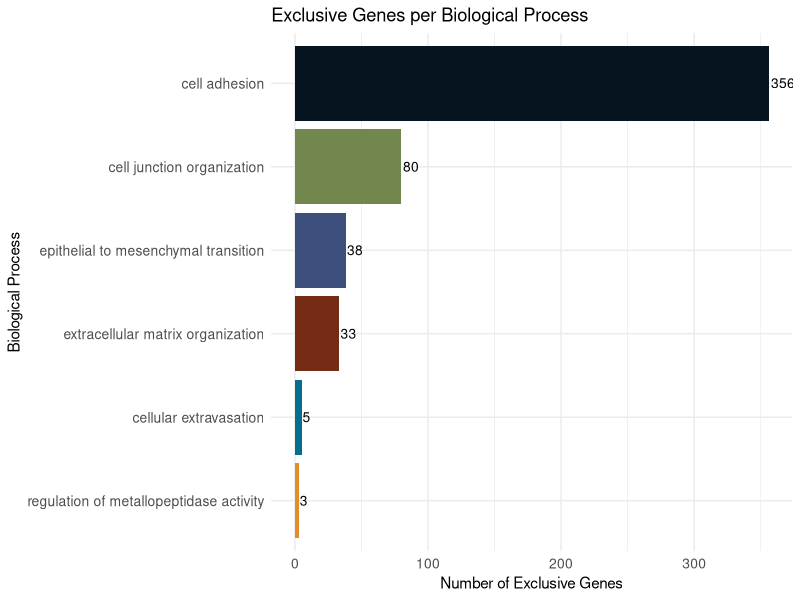
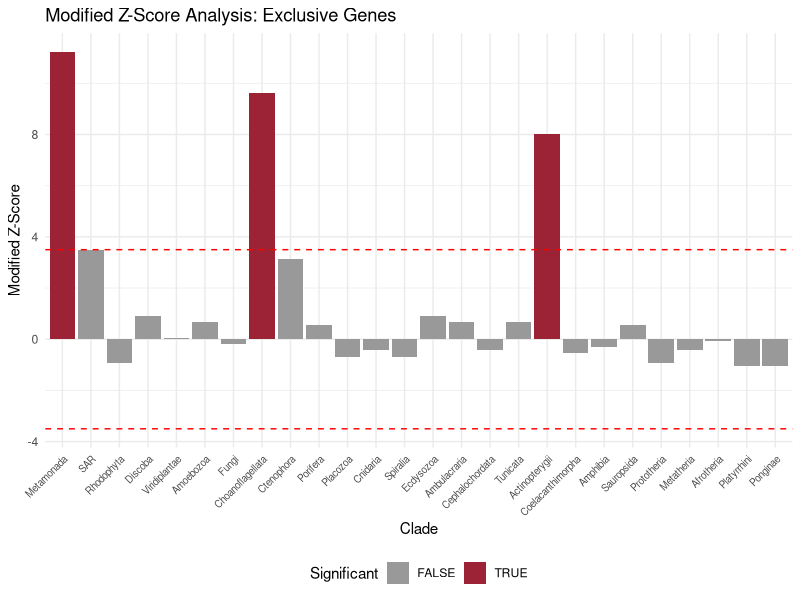
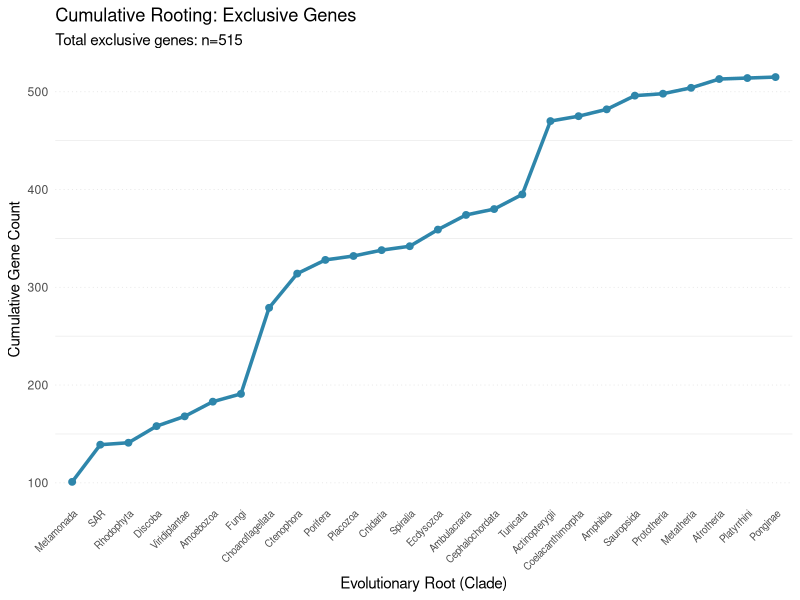
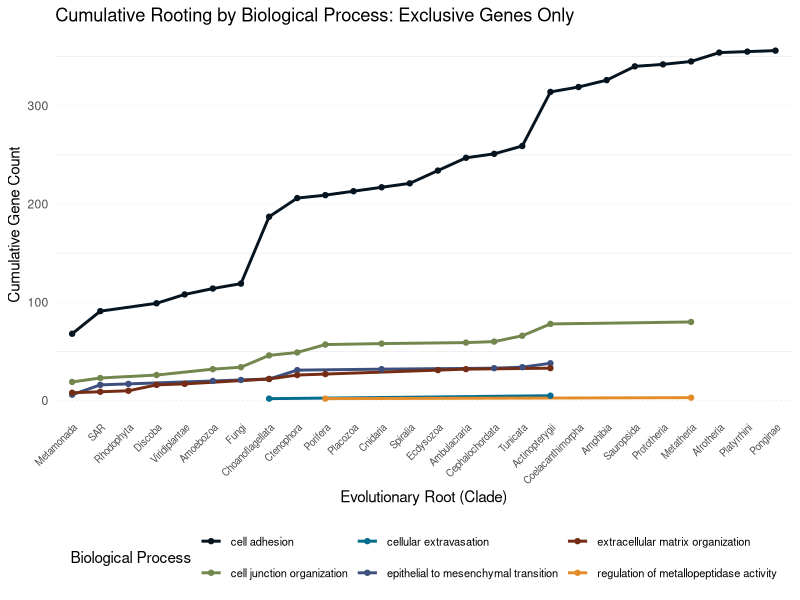
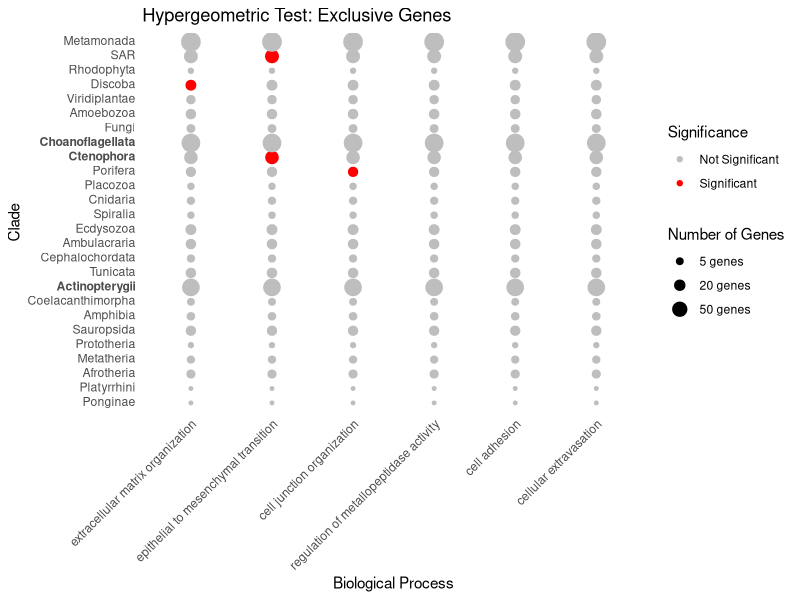
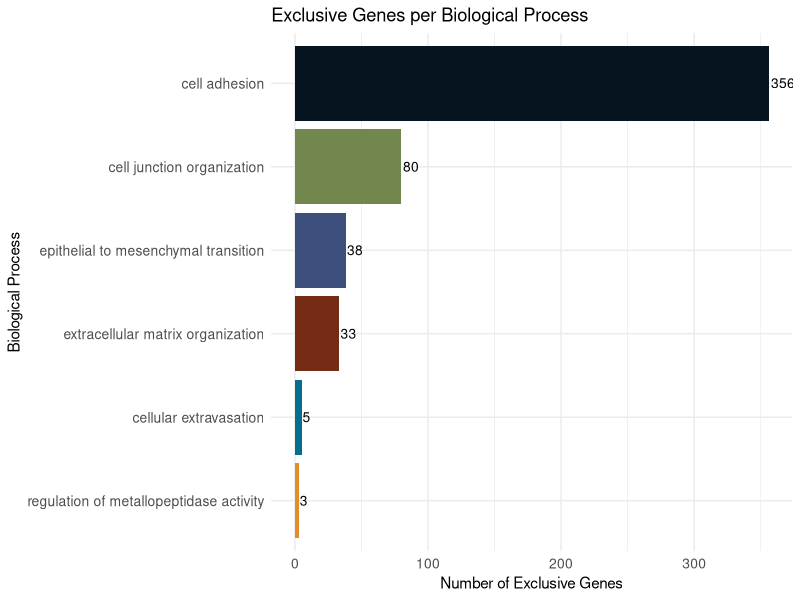
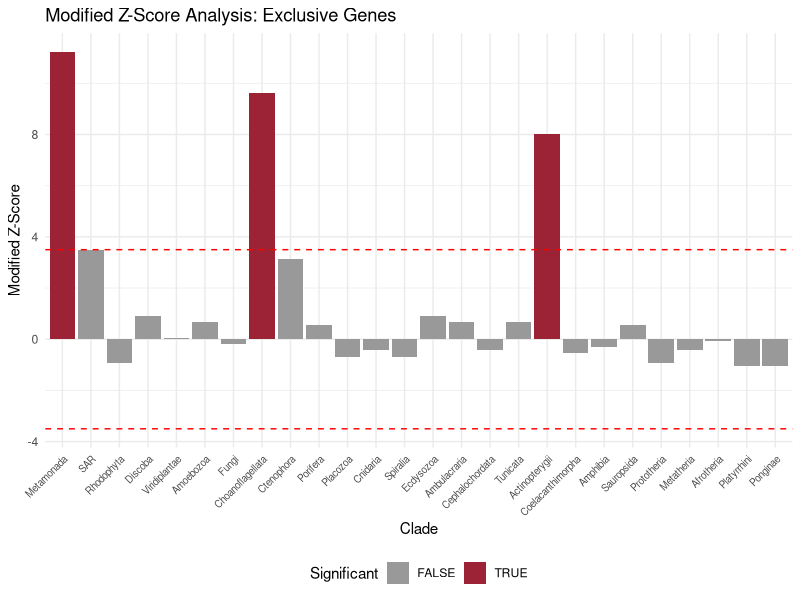
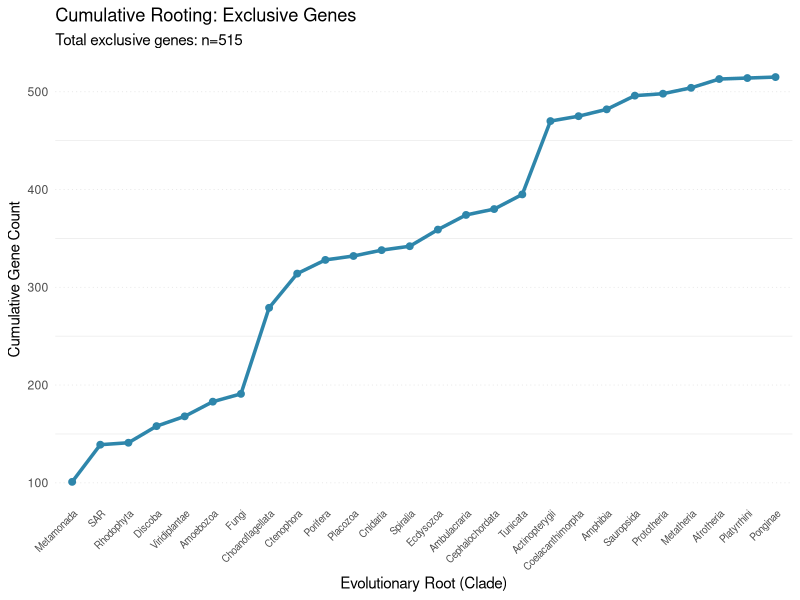

These figures' R source, in order: (Note: this script raises an error after producing the figures.)
## ---- chunk 1
#| warning: false
library(tidyverse)
library(vroom)
library(ggplot2)
library(here)
library(ggtext)
library(UpSetR)
library(scales)
## ---- chunk 2
nodelist <- vroom::vroom(here("results/orthology_data/nodelist.csv"))

# Get clade order from nodelist (ordered by root descending - oldest first)
clade_order <- nodelist %>%
  dplyr::select(clade_name, root) %>%
  unique() %>%
  arrange(desc(root)) %>%
  pull(clade_name)
## ---- chunk 3
# Plotting colors and labels
annotation_colors <- c(
  "cell adhesion"                               = "#06141FFF"
  ,"extracellular matrix organization"          = "#742C14FF"
  ,"epithelial to mesenchymal transition"       = "#3D4F7DFF"
  ,"regulation of metallopeptidase activity"    = "#E48C2AFF"
  ,"cell junction organization"                 = "#72874EFF"
  ,"cellular extravasation"                     = "#046E8FFF"
  ,"metastasis suppressor"                      = "#9B2335FF"
)

# First metazoan reference line
first_metazoan <- 29
## ---- chunk 4
# Define the 6 biological processes
biological_processes <- c("cell adhesion", 
                          "extracellular matrix organization", 
                          "epithelial to mesenchymal transition", 
                          "regulation of metallopeptidase activity", 
                          "cell junction organization", 
                          "cellular extravasation")

# Calculate the number of biological processes each gene belongs to
nodelist_bp_count <- nodelist %>%
  mutate(bp_count = rowSums(dplyr::select(., all_of(biological_processes)), na.rm = TRUE))

# Filter for exclusive genes (belong to exactly 1 biological process)
nodelist_exclusive <- nodelist_bp_count %>%
  filter(bp_count == 1)

# Summary of exclusive genes
cat("Total genes:", nrow(nodelist), "\n")
cat("Exclusive genes (belong to 1 BP only):", nrow(nodelist_exclusive), "\n")
cat("Shared genes (belong to 2+ BPs):", nrow(nodelist) - nrow(nodelist_exclusive), "\n")
## ---- chunk 5
# Count exclusive genes per process
exclusive_summary <- nodelist_exclusive %>%
  pivot_longer(
    cols = all_of(biological_processes),
    names_to = "process",
    values_to = "presence"
  ) %>%
  filter(presence == 1) %>%
  group_by(process) %>%
  summarise(n_exclusive = n_distinct(queryItem), .groups = "drop") %>%
  arrange(desc(n_exclusive))

exclusive_summary

# Bar plot of exclusive genes per process
ggplot(exclusive_summary, aes(x = reorder(process, n_exclusive), y = n_exclusive, fill = process)) +
  geom_bar(stat = "identity") +
  geom_text(aes(label = n_exclusive), hjust = -0.1, size = 3.5) +
  coord_flip() +
  scale_fill_manual(values = annotation_colors) +
  labs(x = "Biological Process",
       y = "Number of Exclusive Genes",
       title = "Exclusive Genes per Biological Process") +
  theme_minimal() +
  theme(legend.position = "none",
        axis.text = element_text(size = 10))

ggsave(file = here("results/plots/exclusive_genes_per_process.svg"), width = 10, height = 6)
## ---- chunk 6
# Calculate modified Z-score for exclusive genes
calc_modified_zscore_exclusive <- function(nodelist_excl) {
  
  # Get clade order (use the one defined at top level)
  clade_order_df <- nodelist_excl %>%
    dplyr::select(clade_name, root) %>%
    unique() %>%
    arrange(desc(root))
  
  # Count genes per clade for exclusive genes
  genes_per_clade <- nodelist_excl %>%
    dplyr::select(root, clade_name, queryItem) %>%
    unique() %>%
    group_by(root, clade_name) %>%
    summarise(n = n(), .groups = "drop") %>%
    right_join(clade_order_df %>% dplyr::select(clade_name), by = "clade_name") %>%
    replace_na(list(n = 0))
  
  # Calculate modified Z-score
  median_val <- median(genes_per_clade$n, na.rm = TRUE)
  mad_val <- mad(genes_per_clade$n, constant = 1, na.rm = TRUE)
  
  genes_per_clade <- genes_per_clade %>%
    mutate(
      modified_zscore = (n - median_val) / (1.4826 * mad_val),
      significant = abs(modified_zscore) > 3.5
    )
  
  return(genes_per_clade)
}

zscore_exclusive <- calc_modified_zscore_exclusive(nodelist_exclusive)

# Display significant clades
zscore_exclusive %>%
  filter(significant) %>%
  arrange(desc(abs(modified_zscore)))
## ---- chunk 7
# Order clades by root (use nodelist for root info since we already have it from the z-score calc)
zscore_exclusive$clade_name <- factor(zscore_exclusive$clade_name, levels = clade_order)



ggplot(zscore_exclusive, aes(x = clade_name, y = modified_zscore)) +
  geom_bar(stat = "identity", aes(fill = significant)) +
  geom_hline(yintercept = c(-3.5, 3.5), linetype = "dashed", color = "red") +
  scale_fill_manual(values = c("FALSE" = "gray60", "TRUE" = "#9B2335")) +
  labs(x = "Clade",
       y = "Modified Z-Score",
       title = "Modified Z-Score Analysis: Exclusive Genes",
       fill = "Significant") +
  theme_minimal() +
  theme(
    axis.text.x = element_text(angle = 45, hjust = 1, size = 7),
    legend.position = "bottom"
  )

ggsave(file = here("results/plots/zscore_exclusive_genes.svg"), width = 14, height = 6)
## ---- chunk 8
# clade_order is already defined at file load

# Calculate cumulative for all exclusive genes
cumulative_exclusive <- nodelist_exclusive %>%
  dplyr::select(root, clade_name, queryItem) %>%
  unique() %>%
  arrange(desc(root)) %>%
  group_by(root, clade_name) %>%
  summarise(n = n(), .groups = "drop") %>%
  arrange(desc(root)) %>%
  mutate(cumulative = cumsum(n))

cumulative_exclusive$clade_name <- factor(cumulative_exclusive$clade_name, levels = clade_order)

# Plot cumulative rooting
ggplot(cumulative_exclusive, aes(x = clade_name, y = cumulative)) +
  geom_line(group = 1, color = "#2E86AB", linewidth = 1.2) +
  geom_point(color = "#2E86AB", size = 2) +
  labs(x = "Evolutionary Root (Clade)",
       y = "Cumulative Gene Count",
       title = "Cumulative Rooting: Exclusive Genes",
       subtitle = paste0("Total exclusive genes: n=", nrow(nodelist_exclusive %>% dplyr::select(queryItem) %>% unique()))) +
  theme_minimal() +
  theme(
    axis.text.x = element_text(angle = 45, hjust = 1, size = 7),
    panel.grid.major.y = element_line(linewidth = 0.25, linetype = "dotted", color = "#E0E0E0"),
    panel.grid.major.x = element_blank()
  )

ggsave(file = here("results/plots/cumulative_exclusive_genes.svg"), width = 12, height = 6)
## ---- chunk 9
# Calculate cumulative per biological process for exclusive genes
cumulative_bp_exclusive <- nodelist_exclusive %>%
  pivot_longer(
    cols = all_of(biological_processes),
    names_to = "process",
    values_to = "presence"
  ) %>%
  filter(presence == 1) %>%
  dplyr::select(root, clade_name, queryItem, process) %>%
  unique() %>%
  arrange(desc(root)) %>%
  group_by(root, clade_name, process) %>%
  summarise(n = n(), .groups = "drop") %>%
  arrange(desc(root)) %>%
  group_by(process) %>%
  mutate(cumulative = cumsum(n))

cumulative_bp_exclusive$clade_name <- factor(cumulative_bp_exclusive$clade_name, levels = clade_order)

# Plot cumulative by BP
ggplot(cumulative_bp_exclusive, aes(x = clade_name, y = cumulative, 
                                     color = process, group = process)) +
  geom_line(linewidth = 1) +
  geom_point(size = 1.5) +
  scale_color_manual(values = annotation_colors) +
  labs(x = "Evolutionary Root (Clade)",
       y = "Cumulative Gene Count",
       title = "Cumulative Rooting by Biological Process: Exclusive Genes Only",
       color = "Biological Process") +
  theme_minimal() +
  theme(
    axis.text.x = element_text(angle = 45, hjust = 1, size = 7),
    legend.position = "bottom",
    legend.text = element_text(size = 8),
    panel.grid.major.y = element_line(linewidth = 0.25, linetype = "dotted", color = "#E0E0E0"),
    panel.grid.major.x = element_blank()
  ) +
  guides(color = guide_legend(nrow = 2))

ggsave(file = here("results/plots/cumulative_bp_exclusive.svg"), width = 14, height = 8)
## ---- chunk 10
clades <- unique(nodelist_exclusive$clade_name)
processes <- biological_processes

result <- list()

for (process in processes) {
  for (clade in clades) {
    
    N <- length(unique(nodelist_exclusive$string_id))                     # total de genes únicos
    M <- sum(nodelist_exclusive[ ,process])                               # número de genes que participam do processo
    n <- length(which(nodelist_exclusive$clade_name == clade))            # número de genes no clado
    k <- sum(filter(nodelist_exclusive, clade_name == clade)[[process]])  # número de genes do clado que participam do processo
    
    p_valor <- 1 - phyper(k - 1, M, N - M, n)
    
    result[[paste(process, clade, sep = "_")]] <- c(process, clade, k, M, N, n, p_valor)
  }
}

hipergeometric_exclusive_df <- do.call(rbind, result) %>%
  as.data.frame() %>%
  setNames(c("Process", "clade_name", "k", "M", "N", "n", "p.val")) %>% 
  arrange(p.val)

rownames(hipergeometric_exclusive_df) <- NULL

hipergeometric_exclusive_df <- hipergeometric_exclusive_df %>%
  mutate(across(all_of(c("k", "M", "N", "n", "p.val")), as.numeric))   

hipergeometric_exclusive_df <- hipergeometric_exclusive_df %>%
  mutate(p.adj = p.adjust(p.val, method = "BH"))

head(hipergeometric_exclusive_df)
## ---- chunk 11
hipergeometric_exclusive_df$p.adj <- as.numeric(hipergeometric_exclusive_df$p.adj)
hipergeometric_exclusive_df$p.val_color <- ifelse(hipergeometric_exclusive_df$p.adj > 0.05, "gray", "red")

i <- nodelist_exclusive %>% 
  dplyr::select(clade_name, root) %>% 
  unique()

hipergeometric_exclusive_df <- hipergeometric_exclusive_df %>%
  inner_join(i, by = "clade_name")

hipergeometric_exclusive_df$clade_name <- factor(hipergeometric_exclusive_df$clade_name, 
    levels = unique(hipergeometric_exclusive_df$clade_name[order(hipergeometric_exclusive_df$root)]))

hipergeometric_exclusive_df$Process <- factor(hipergeometric_exclusive_df$Process, 
                                    levels = c("extracellular matrix organization", 
                                               "epithelial to mesenchymal transition", 
                                               "cell junction organization",
                                               "regulation of metallopeptidase activity",
                                               "cell adhesion", 
                                               "cellular extravasation"))

ggplot(hipergeometric_exclusive_df, aes(x = Process, 
                              y = clade_name, 
                              size = as.numeric(n), 
                              color = p.val_color)) +
  geom_point() +
  scale_color_manual(values = c("gray" = "gray", "red" = "red"), 
                     labels = c("Not Significant", "Significant")) +  
  labs(x = "Biological Process", 
       y = "Clade", 
       size = "Number of Genes", 
       color = "Significance",
       title = "Hypergeometric Test: Exclusive Genes") +
  scale_size_continuous(breaks = c(5, 20, 50), labels = c("5 genes", "20 genes", "50 genes")) + 
  theme_minimal() +
  ggtitle("Hypergeometric Test: Exclusive Genes") +
  theme(axis.text.x = element_text(angle = 45, hjust = 1),
        panel.grid.major.x = element_blank(),
        panel.grid.major.y = element_blank()) +
  scale_y_discrete(labels = function(x) {
    x <- gsub("Choanoflagellata", "<b>Choanoflagellata</b>", x)
    x <- gsub("Ctenophora", "<b>Ctenophora</b>", x)
    x <- gsub("Actinopterygii", "<b>Actinopterygii</b>", x)
    return(x)
  }) +
  theme(axis.text.y = ggtext::element_markdown())

ggsave(file = here("results/plots/hipergeometric_exclusive.svg"), width = 12, height = 10)
## ---- chunk 12
# Export exclusive genes list
nodelist_exclusive %>%
  vroom::vroom_write(file = here("results/orthology_data/nodelist_exclusive.csv"), delim = ",")

# Export hypergeometric results
hipergeometric_exclusive_df %>%
  vroom::vroom_write(file = here("results/paper_data/hipergeometric_exclusive.csv"), delim = ",")

# Export z-score results
zscore_exclusive %>%
  vroom::vroom_write(file = here("results/paper_data/zscore_exclusive.csv"), delim = ",")
